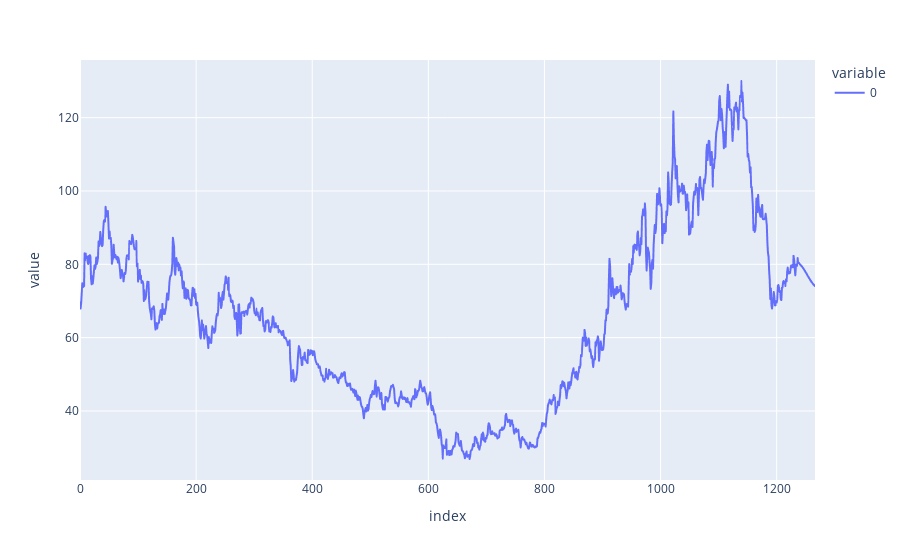

The notebook cell saved with this chart:
### Code cell
df11=df3.copy()
fig = px.line(df11)
fig.show()

### Figure 1 — Plotly figure (JSON) as saved in the notebook; plotly's stock layout.template omitted (floating-point values rounded to 4 significant figures; data arrays with more than 128 entries replaced by an {"elided": "..."} marker saying what was removed)
{"data": [{"hovertemplate": "variable=0<br>index=%{x}<br>value=%{y}<extra></extra>", "legendgroup": "0", "line": {"color": "#636efa", "dash": "solid"}, "marker": {"symbol": "circle"}, "mode": "lines", "name": "0", "showlegend": true, "type": "scattergl", "x": {"elided": "1267 int values"}, "xaxis": "x", "y": {"elided": "1267 float values"}, "yaxis": "y"}], "layout": {"legend": {"title": {"text": "variable"}, "tracegroupgap": 0}, "margin": {"t": 60}, "xaxis": {"anchor": "y", "domain": [0, 1], "title": {"text": "index"}}, "yaxis": {"anchor": "x", "domain": [0, 1], "title": {"text": "value"}}}}
